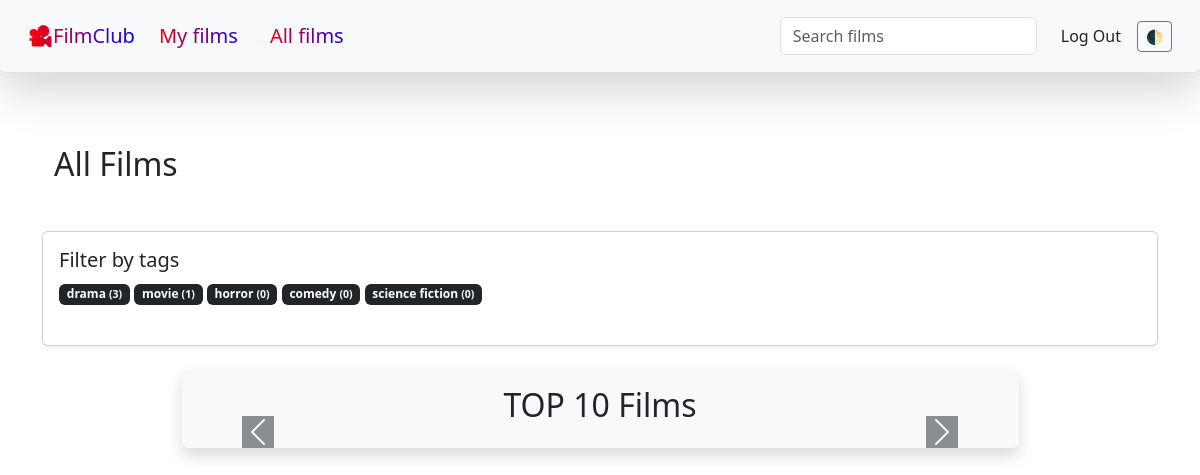
/films/all_films/ (signed in), run on the app's committed database.
### films/models/tag.py (models this page shows, shortened)
class Tag(
    CreatedAtMixin,
    models.Model
):
    name = models.CharField(max_length=64, unique=True)
    class Meta:
        db_table = "tags"

### films/views.py (the view)
# urls.py: path("films/all_films/", views.all_films, name="all_films"),
def all_films(request):
    tags = (
        Tag.objects
        .annotate(film_count=Count("films"))
        .order_by("-film_count")
        [:TAGS_LIMIT]
    )
    return shortcuts.render(
        request,
        "films/all_films.html",
        {
            "tags": tags,
         }
    )

### films/templates/films/all_films.html (shortened to what this page needs)
{% extends "base.html" %}
{% block content %}
    <div class="container py-4">
        <h2 class="mb-4">All Films</h2>
    </div>
    <div class="card mb-4 shadow-sm">
        <div class="card-body">
            <h5 class="card-title">Filter by tags</h5>
            <div id="tag-filter" class="mb-4">
                {% for tag in tags %}
                    <span class="badge text-bg-dark tag-badge" role="button" data-tag="{{ tag.id }}">
                        {{ tag.name }} <span class="text-light small">({{ tag.film_count }})</span>
                    </span>
                {% endfor %}
            </div>
        </div>
    </div>
{% endblock %}

### data on the page
Tag: name "drama", film_count "3"
Tag: name "movie", film_count "1"
Tag: name "horror", film_count "0"
Tag: name "comedy", film_count "0"
Tag: name "science fiction", film_count "0"
